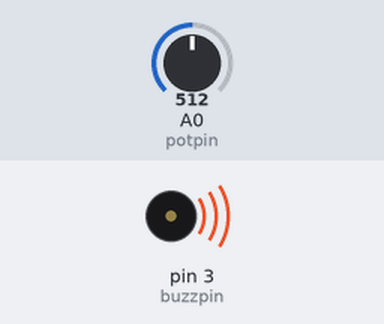
A sketch run on a simulated Arduino Uno, built with avr-gcc and run on an emulated ATmega328P. On the bench: buzzer (waves = sounding). The inputs (shaded band) are chosen by the test bench; at power-on: A0 (potpin) = 512. What the sketch prints to the serial monitor is not drawn.

Above: at 0.1 s.
Timing chart, 0 to 1.6 s (numbered marks = the images above):
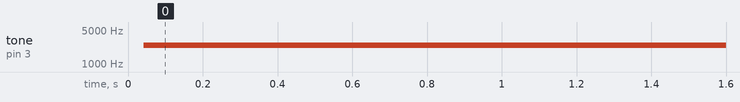

The sketch:

Feb14.ino
```cpp
int j;
float freq;
double period;
int buzzpin = 3;
int potpin = A0;
int dt;
int potvalue;
void setup() {
  // put your setup code here, to run once:
  pinMode(buzzpin, OUTPUT);
  pinMode(potpin, INPUT);
  Serial.begin(9600);
}

void loop() {
  // put your main code here, to run repeatedly:
  potvalue = analogRead(potpin);
  freq = 4.79 * potvalue + 100;
  dt = 1000000/(2 * freq);
  period = 2 * dt;

  Serial.println(dt);
  Serial.println(freq);
  Serial.println(period);

  for (j=0;j<=freq;j=j+1){
    digitalWrite(buzzpin, HIGH);
    delayMicroseconds(dt);
    digitalWrite(buzzpin, LOW);
    delayMicroseconds(dt);
  }
  //delay(3000);
}
```

Measured:
- by itself, tone on pin 3 (buzzpin): silent → 2443 Hz at 0.04 s
